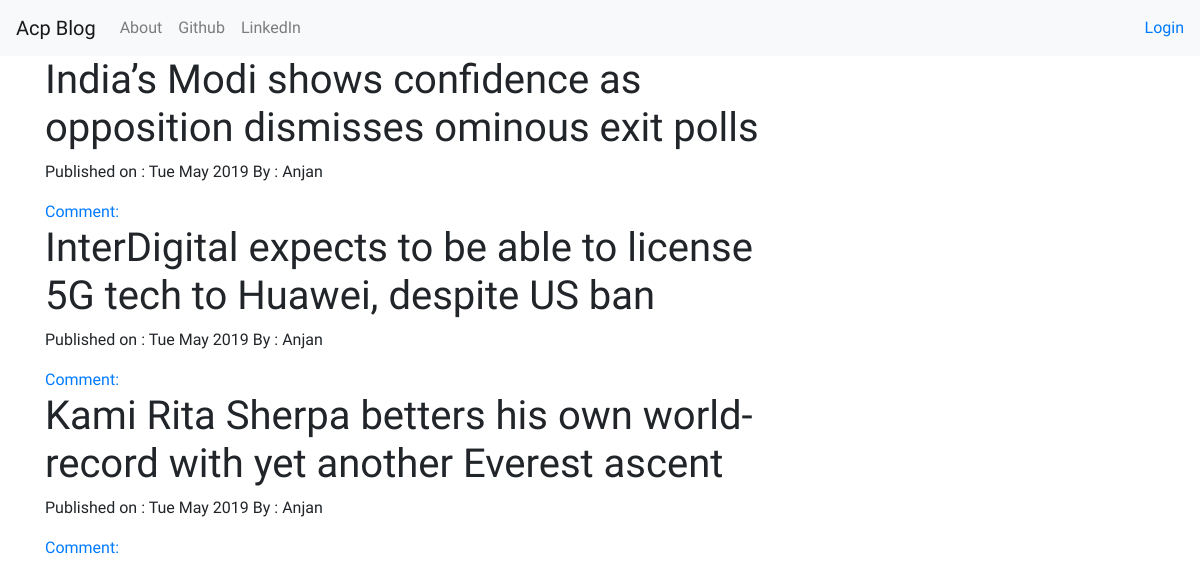
Before: / with the older database file.
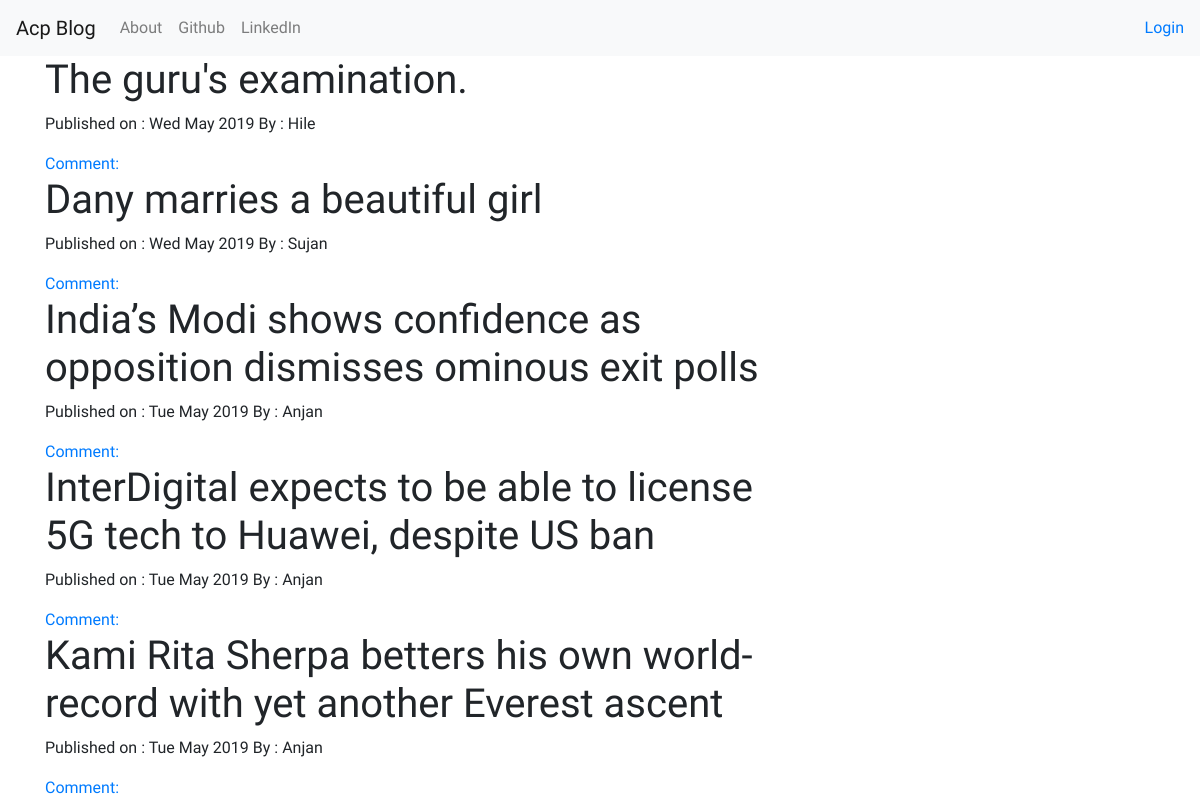
After: the same page with the newer database file.
### blog/models.py (models this page shows, shortened)
class Post(models.Model):
    author = models.ForeignKey(User, on_delete=models.CASCADE)
    title = models.CharField(max_length=100)
    body = models.TextField()
    create_date = models.DateField(auto_now_add=True)
    published_date = models.DateTimeField(blank=True, null=True)
    class Meta:
        verbose_name = ("Post")
        verbose_name_plural = ("Posts")

### blog/views.py (the view)
# urls.py: path('',views.PostListView.as_view(), name = 'Post_list'),
class PostListView(ListView):
    model = Post
    def get_queryset(self):
        return Post.objects.filter(published_date__lte=timezone.now()).order_by('-published_date')

### blog/templates/blog/post_list.html
{% extends 'blog/base.html' %}
{% block content %}
    {% for post in post_list %}
        <div class="post">
            <h1><a href="{% url 'Post_detail' pk=post.pk %}" style = 'color:inherit'>{{ post.title|capfirst}}</a></h1>
            <div class="date">
                <p>Published on : {{ post.published_date|date:'D M Y'}} By : {{post.author|capfirst}} </p>
            </div>
            <a href="{% url 'add_comment_to_post' pk=post.pk %}">Comment: {{post.approve_comment.count}} </a>
        </div>
    {% endfor %}
{% endblock content %}

### blog/templates/blog/base.html (shortened to what this page needs)
<!DOCTYPE html>
{% load staticfiles %}
<html lang="en">
<head>
    <link rel="stylesheet" href="https://stackpath.bootstrapcdn.com/bootstrap/4.3.1/css/bootstrap.min.css">
</head>
<body>
    <nav class="navbar navbar-expand-lg navbar-light bg-light">
        <a class="navbar-brand" href="{% url 'Post_list' %}">Acp Blog</a>
        <div class="collapse navbar-collapse" id="navbarTogglerDemo02">
            <ul class="navbar-nav mr-auto mt-2 mt-lg-0">
                <li class="nav-item">
                    <a class="nav-link" href="{% url 'about' %}">About</a>
                </li>
                <li class="nav-item">
                    <a class="nav-link" href="https://www.github.com">Github</a>
                </li>
                <li class="nav-item">
                    <a class="nav-link" href="https://www.linkedin.com">LinkedIn</a>
                </li>
            </ul>
            <ul class="nav navbar-nav ">
                {% if user.is_authenticated %}
                    <li class="nav-item">
                        <a class="nav-link" href="{% url 'post_new'%}">New Post</a>
                    </li>
                    <li class="nav-item">
                        <a class="nav-link" href="{% url 'post_draft_list'%}">Drafts</a>
                    </li>
                    <li class="nav-item">
                        <a class="nav-link" href="{% url 'logout'%}">LogOut</a>
                    </li>
                    <li class="nav-item">
                    <a  class="nav-link" href="">Welcome : {{ user.username }}</a>
                    </li>
                {% else %}
                    <li><a class='nav navbar-right' href="{% url 'login' %}"><span class='glyphicon glyphicon-user'>Login</span></a></li>
                {% endif %}
            </ul>
        </div>
    </nav>
    <div class="content container">
        <div class="row">
            <div class="col-md-8">
                <div class="blog_posts">
                    {% block content %}
                    {% endblock content %}
                </div>
            </div>
        </div>
    </div>
</body>
</html>

### blog/templates/blog/base.html (style rules this page uses)
body { font-family: 'Kreon', sans-serif; }

Changed rows visible on the page:
added Post: title "The guru's examination.", published_date "Wed May 2019", author "Hile"
added Post: title "Dany marries a beautiful girl", published_date "Wed May 2019", author "Sujan"
